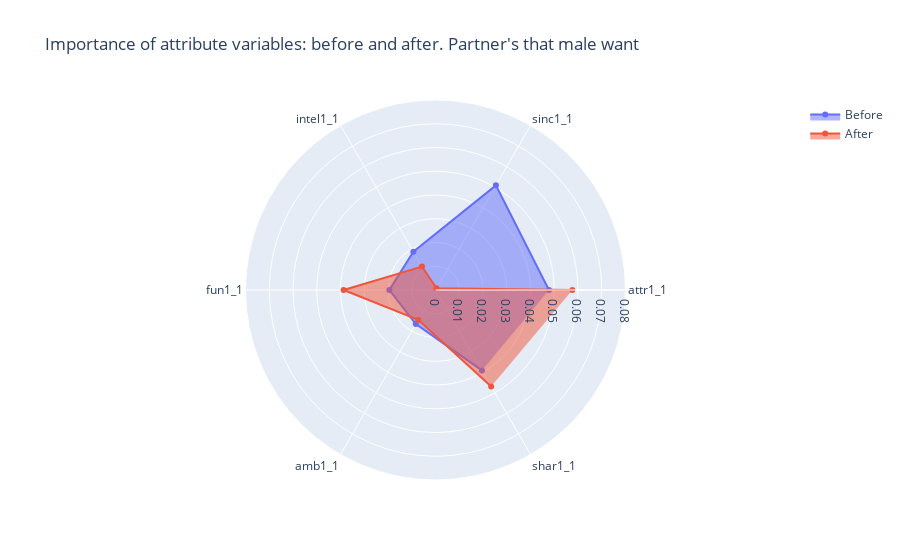

The notebook cell saved with this chart:
### Markdown cell above
# Comparing before and after the date

### Code cell
plotRadar(before_male_coef, after_male_coef, [0, 0.08] ,"Importance of attribute variables: before and after. Partner's that male want ")

### Figure 1 — Plotly figure (JSON) as saved in the notebook; plotly's stock layout.template omitted (floating-point values rounded to 4 significant figures)
{"data": [{"fill": "toself", "name": "Before", "r": [0.04776, 0.05087, 0.01862, 0.01943, 0.01657, 0.0391], "theta": ["attr1_1", "sinc1_1", "intel1_1", "fun1_1", "amb1_1", "shar1_1"], "type": "scatterpolar"}, {"fill": "toself", "name": "After", "r": [0.05763, 0.0007985, 0.01137, 0.03869, 0.01453, 0.04687], "theta": ["attr1_1", "sinc1_1", "intel1_1", "fun1_1", "amb1_1", "shar1_1"], "type": "scatterpolar"}], "layout": {"polar": {"radialaxis": {"range": [0, 0.08], "visible": true}}, "showlegend": true, "title": {"text": "Importance of attribute variables: before and after. Partner's that male want "}}}
